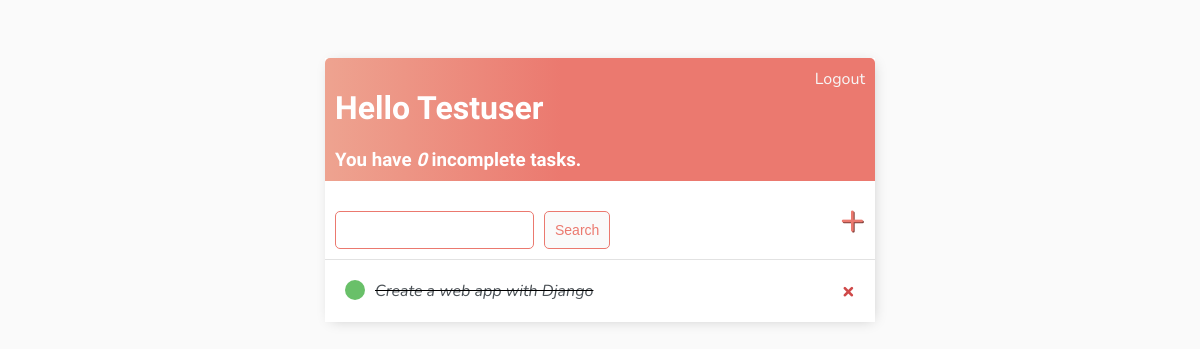
The app's page / (signed in), older data.
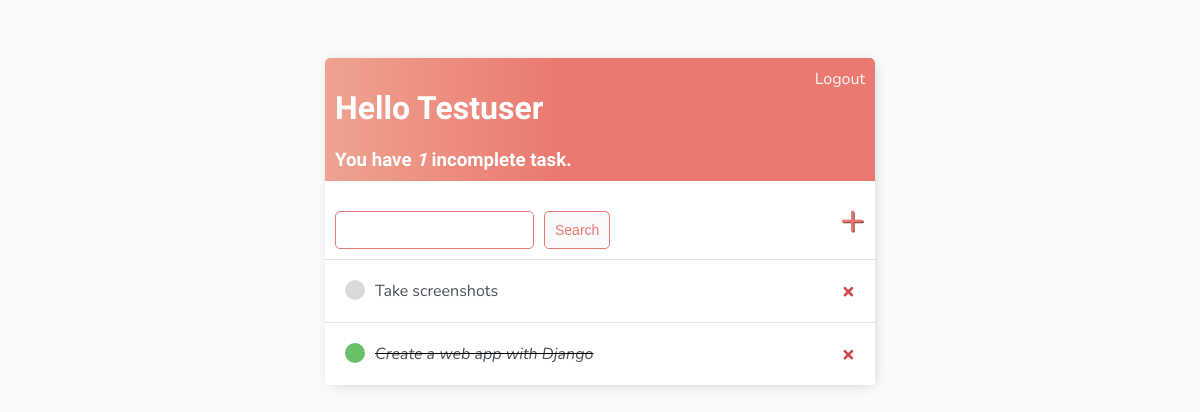
The same page, newer data.
### base/models.py (models this page shows)
class Task(models.Model):
    user = models.ForeignKey(User, on_delete= models.CASCADE, null=True, blank=True)
    title = models.CharField(max_length=200, null=True, blank=True)
    description = models.TextField( null=True, blank=True)
    complete = models.BooleanField(default=False)
    created = models.DateTimeField(auto_now_add= True)
    def __str__(self):
        return self.title
    class Meta:
        ordering = ['complete']

### base/views.py (the view)
# urls.py: path('', TaskList.as_view(), name = 'tasks'),
class TaskList(LoginRequiredMixin, ListView):
    model = Task
    context_object_name = 'tasks'
    def get_context_data(self, **kwargs):
        context = super().get_context_data(**kwargs)
        context['tasks'] = context['tasks'].filter(user=self.request.user)
        context['count'] = context['tasks'].filter(complete=False).count()
        search_input = self.request.GET.get('search-area') or ''
        if search_input:
            context['tasks'] = context['tasks'].filter(
                title__icontains = search_input)
        context['search_input'] = search_input
        return context

### base/templates/base/task_list.html (shortened to what this page needs)
{% extends 'base/main.html' %}
{% block content %}
<html lang="en">
<head>
</head>
<body>
    <div class = "header-bar">
        <div>
            <h1>  Hello {{ request.user|title }}</h1>
            <h3 style="margin: 0;"> You have <i>{{ count }}</i> incomplete task{{ count|pluralize }}.</h3>
        </div>
        {% if request.user.is_authenticated %}
            <a href="{% url 'logout' %}">Logout</a>
        {% else %}
            <a href="{% url 'login' %}">Login</a>
        {% endif %}
    </div>
    <div id="search-add-wrapper">
        <form method = "GET" style="margin-top: 20px; display: flex;">
            <input type="text" name = "search-area", value = "{{ search_input }}">
            <input class= "button" type="submit" value="Search">
        </form>
        <a id="add-link" href="{% url 'task-create' %}"> &#x2b;</a>
    </div>
     <div class = "task-items-wrapper">
        {% for task in tasks %}
            <div class="task-wrapper">
                {% if task.complete %}
                    <div class = "task-title">
                        <div class = "task-complete-icon"></div>
                        <i><s><a href="{% url 'task-update' task.id %}">{{ task }}</a></s></i>
                    </div>
                    <a class = "delete-link" href="{% url 'task-delete' task.id %}"> &#215; </a>
                {% else %}
                    <div class = "task-title">
                        <div class = "task-incomplete-icon"></div>
                        <a href="{% url 'task-update' task.id %}">{{ task }}</a>
                    </div>
                    <a class = "delete-link" href="{% url 'task-delete' task.id %}"> &#215; </a>
                {% endif %}
            </div>
        {% empty %}
            <h3> No items in list.</h3>
        {% endfor %}
     </div>
</body>
</html>
{% endblock content %}

### base/templates/base/main.html (shortened to what this page needs)
<!DOCTYPE html>
<html lang="en">
<head>
</head>
    <body>
        <div class="container">
            {% block content %}
            {% endblock content %}
        </div>
    </body>
</html>

### base/templates/base/main.html (style rules this page uses)
body { background-color: #FAFAFA; font-family: 'Nunito', sans-serif; padding-top: 50px; }
.container { max-width: 550px; margin: auto; background-color: #fff; -webkit-box-shadow: 2px 2px 13px -4px rgba(0,0,0,0.21); box-shadow: 2px 2px 13px -4px rgba(0,0,0,0.21); }
.header-bar { display: flex; justify-content: space-between; color:#fff; padding: 10px; border-radius: 5px 5px 0 0; background: linear-gradient(90deg, #EEA390 0%, #EB796F 43%, #EB796F 100%); }
.header-bar a { color: rgb(247,247,247); text-decoration: none; }
.task-wrapper { display: flex; align-items: center; justify-content: space-between; padding: 20px; background-color: #fff; border-top: 1px solid rgb(226, 226, 226); }
.task-title { display: flex; }
.task-title a { text-decoration: none; color: #4b5156; margin-left: 10px; }
.task-complete-icon { height: 20px; width: 20px; background-color: rgb(105, 192, 105); border-radius: 50%; }
.task-incomplete-icon { height: 20px; width: 20px; background-color: rgb(218, 218, 218); border-radius: 50%; }
h1, h2, h3, h4, h5 { font-family: 'Raleway', sans-serif; }
a, p { color: #4b5156; }
.delete-link { text-decoration: none; font-weight: 900; color: #cf4949; font-size: 22px; line-height: 0; }
#search-add-wrapper { display: flex; justify-content: space-between; align-items: center; padding: 10px; }
#add-link { color: #EB796F; text-decoration: none; font-size: 42px; text-shadow: 1px 1px #81413b; }
input[type = text], input[type = password], textarea { margin-right: 10px; border: 1px solid #eb796f; border-radius: 5px; padding: 10px; width: 90%; }
.button { border: 1px solid #eb796f; background-color: #FAFAFA; color: #EB796F; padding: 10px; font-size: 14px; border-radius: 5px; cursor: pointer; text-decoration: none; }

Row changes from the older to the newer data that the page shows:
added Task: title "Take screenshots"
Text that changed along with them:
{{ count }}: "0" → "1"
